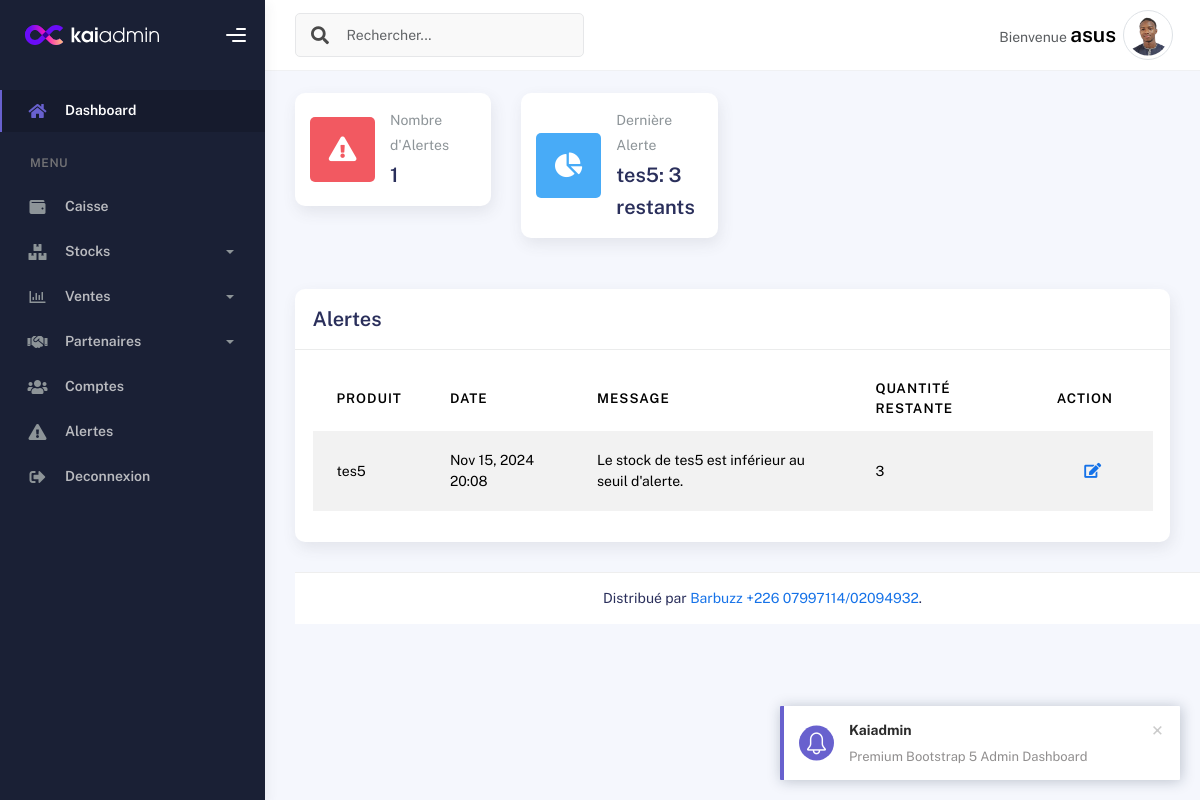
/alertes/ (signed in), run on the app's committed database.
### alertes/models.py (models this page shows, shortened)
class Alerte(models.Model):
    produit = models.ForeignKey(Produit, on_delete=models.CASCADE, related_name='alertes')
    date_alerte = models.DateTimeField(auto_now_add=True)
    message = models.CharField(max_length=200)
    quantite_restante = models.PositiveIntegerField()

### produit/models.py (models this page shows, shortened)
class Produit(models.Model) :
    nom = models.CharField(max_length=255)
    description = models.TextField(max_length=255, null=True , blank=True)
    prix = models.DecimalField(max_digits=10, decimal_places=2)
    prix_achat = models.DecimalField(max_digits=10, decimal_places=2, default=0) # Nouveau champ pour le prix d'achat
    quantite = models.PositiveIntegerField()
    date_ajout = models.DateTimeField(default=timezone.now)
    seuil_alerte = models.PositiveIntegerField(default=0)

### alertes/views.py (the view)
# urls.py: path('', views.alertes, name='alertes'),
@login_required
def alertes(request):
    alertes = Alerte.objects.all().order_by('-date_alerte')
    alerte_count = Alerte.objects.count()
    try:
        dernier_alerte = Alerte.objects.latest('date_alerte')
    except Alerte.DoesNotExist :
        dernier_alerte = None
    return render(request, 'alertes/alertes.html', {'alertes': alertes, "alerte_count" :alerte_count, "dernier_alerte" : dernier_alerte})

### templates/alertes/alertes.html (shortened to what this page needs)
{% extends 'raccourcis/base.html' %}
{% load static %}
{% block content %}
<div class="container">
    <div class="page-inner">
        <div class="row">
            <div class="col-sm-6 col-md-3">
              <div class="card card-stats card-round">
                <div class="card-body">
                  <div class="row align-items-center">
                    <div class="col-icon">
                      <div
                        class="icon-big text-center icon-danger bubble-shadow-small"
                      >
                        <i class="fas fa-exclamation-triangle text-danger"></i>
                      </div>
                    </div>
                    <div class="col col-stats ms-3 ms-sm-0">
                      <div class="numbers">
                        <p class="card-category">Nombre d'Alertes</p>
                        <h4 class="card-title">{{alerte_count}}</h4>
                      </div>
                    </div>
                  </div>
                </div>
              </div>
            </div>
            <div class="col-sm-6 col-md-3">
                <div class="card card-stats card-round">
                  <div class="card-body">
                    <div class="row align-items-center">
                      <div class="col-icon">
                        <div
                          class="icon-big text-center icon-info bubble-shadow-small"
                        >
                          <i class="fas fa-chart-pie"></i>
                        </div>
                      </div>
                      <div class="col col-stats ms-3 ms-sm-0">
                        <div class="numbers">
                          <p class="card-category">Dernière Alerte</p>
                          <h4 class="card-title"><h4 class="card-title">{{ dernier_alerte.produit.nom }}: {{ dernier_alerte.quantite_restante }} restants</h4></h4>
                        </div>
                      </div>
                    </div>
                  </div>
                </div>
              </div>
        </div>
        <div class="row mt-4">
            <div class="col-md-12">
                <div class="card">
                    <div class="card-header d-flex align-items-center justify-content-between">
                        <h4 class="card-title">Alertes</h4>
                    </div>
                    <div class="card-body">
                        <div class="table-responsive">
                            <table id="add-row" class="table table-striped table-hover">
                                <thead>
                                    <tr>
                                        <th>Produit</th>
                                        <th>Date</th>
                                        <th>Message</th>
                                        <th>Quantité Restante</th>
                                        <th style="width: 10%">Action</th>
                                    </tr>
                                </thead>
                    <tbody>
                        {% for alerte in alertes %}
                            <tr>
                                <td>{{ alerte.produit.nom }}</td>
                                <td>{{ alerte.date_alerte|date:"M d, Y H:i" }}</td>
                                <td>{{ alerte.message }}</td>
                                <td>{{ alerte.quantite_restante }}</td>
                                <td>
                                    <div class="form-button-action">
                                        <a href="{% url 'liste_produit' %}" class="btn btn-link btn-primary btn-lg">
                                            <i class="fa fa-edit"></i>
                                        </a>
                                    </div>
                                </td>
                            </tr>
                            {% empty %}
                            <tr>
                                <td colspan="6" class="text-center">Aucun produit disponible</td>
                            </tr>
                            {% endfor %}
                        </tbody>
                </table>
            </div>
            </div>
        </div>
     </div>
</div>
{% endblock %}

### templates/raccourcis/header.html (shortened to what this page needs)
{% load static %}
<div class="main-header">
    <nav
      class="navbar navbar-header navbar-header-transparent navbar-expand-lg border-bottom"
    >
      <div class="container-fluid">
        <nav
          class="navbar navbar-header-left navbar-expand-lg navbar-form nav-search p-0 d-none d-lg-flex"
        >
        <form class="search-form" method="GET" action="{% url 'liste_produit' %}">
          <div class="input-group">
            <div class="input-group-prepend">
              <button type="submit" class="btn btn-search pe-1">
                <i class="fa fa-search search-icon"></i>
              </button>
            </div>
            <input
              type="text"
              placeholder="Rechercher..."
              name="q"
              class="form-control"
              value="{{ request.GET.q|default_if_none:'' }}"
            />
          </div>
        </form>
        </nav>
        <ul class="navbar-nav topbar-nav ms-md-auto align-items-center">
          <li class="nav-item topbar-user dropdown hidden-caret">
            <a class="dropdown-toggle profile-pic d-flex align-items-center" data-bs-toggle="dropdown" href="#" aria-expanded="false">
                <span class="profile-username me-2">
                    <span class="text-muted">Bienvenue </span>
                    <span class="fw-bold fs-4">{{ request.user.username }}</span>
                </span>
                <img src="{% static 'assets/img/profile.png' %}" alt="Profile Image" class="rounded-circle img-thumbnail" style="width: 50px; height: 50px;">
            </a>
        </li>
        </ul>
      </div>
    </nav>
  </div>

### data on the page
Alerte: produit.nom "tes5", quantite_restante "3", date_alerte "Nov 15, 2024 20:08", message "Le stock de tes5 est inférieur au seuil d'alerte."

### other printed values
{{ request.user.username }} "asus"
{{ alerte_count }} "1"
